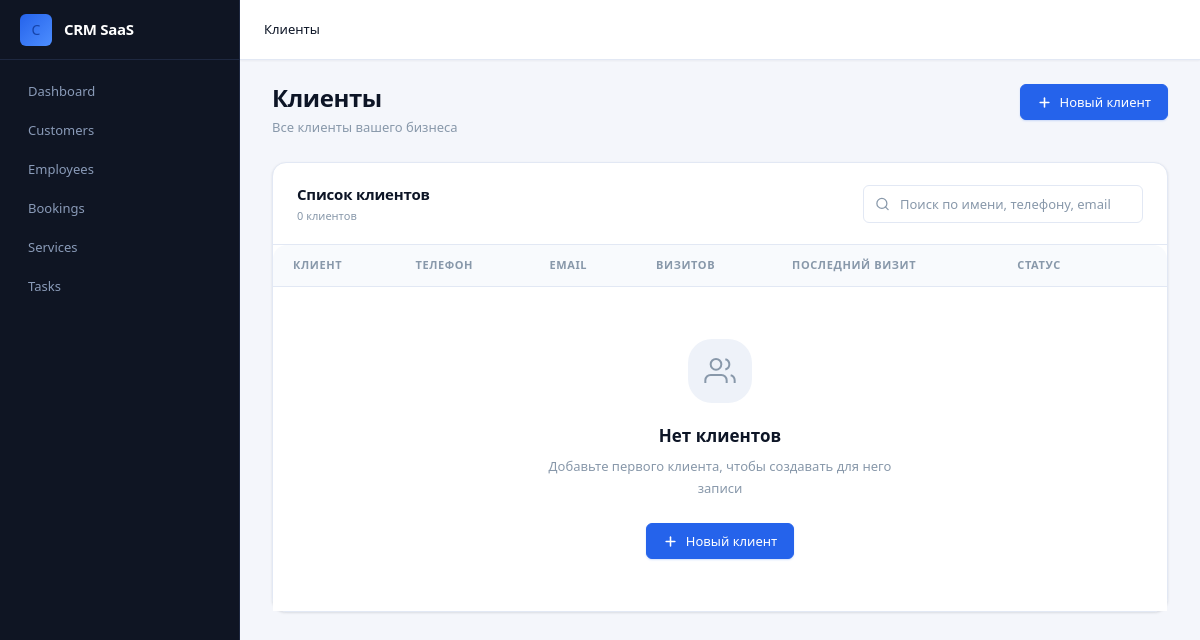
The page /customers/ (signed in) on the database as committed earlier.
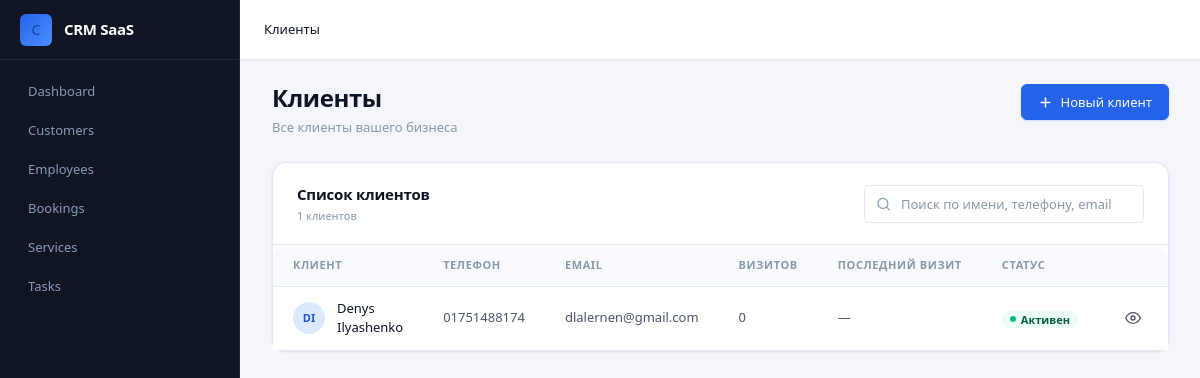
The same page on the database as committed later.
### apps/customers/models.py (models this page shows, shortened)
class Customer(models.Model):
    company = models.ForeignKey(Company, on_delete=models.CASCADE, related_name="customers")
    first_name = models.CharField(max_length=200)
    last_name = models.CharField(max_length=200)
    email = models.EmailField(blank=True)
    phone = models.CharField(max_length=200)
    is_active = models.BooleanField(default=True)
    created = models.DateTimeField(auto_now_add=True)
    class Meta:
        ordering = ['first_name', 'last_name']

### apps/customers/views.py (the view)
# urls.py: path('', views.list_customers, name="list"),
@login_required
def list_customers(request):
    company = get_user_company(request.user)
    if not company:
        return redirect('companies:create')
    customers = Customer.objects.filter(company=company)
    context = {'customers': customers}
    return render(request, 'customers/list.html', context)

### apps/companies/utils.py (called while the page is built)
def get_user_company(user):
    return Company.objects.filter(owner=user).first()

### apps/customers/templates/customers/list.html (shortened to what the changed rows need)
{% extends "base.html" %}
{% load static %}
{% block content %}
<div class="page-header">
  <div class="page-header__left">
    <h1 class="page-title">Клиенты</h1>
  </div>
</div>
<div class="card">
  <div class="card-header">
    <div>
      <div class="card-title">Список клиентов</div>
      <div class="card-subtitle">{{ customers|length|default:"0" }} клиентов</div>
    </div>
  </div>
  <div class="table-wrapper" style="border: none; border-radius: 0; box-shadow: none;">
    <table class="table">
      <thead>
        <tr>
          <th>Клиент</th>
          <th>Телефон</th>
          <th>Email</th>
          <th>Визитов</th>
          <th>Последний визит</th>
          <th>Статус</th>
          <th></th>
        </tr>
      </thead>
      <tbody>
        {% for customer in customers %}
        <tr>
          <td>
            <a href="{% url 'customers:detail' customer.id %}" style="text-decoration: none;">
              <div class="table-cell-user">
                <div class="table-avatar">
                  {% if customer.avatar %}
                    <img src="{{ customer.avatar.url }}" alt="{{ customer.get_full_name }}">
                  {% else %}
                    {{ customer.first_name.0 }}{{ customer.last_name.0 }}
                  {% endif %}
                </div>
                <div>
                  <div class="table-cell-user__name">{{ customer.first_name }} {{ customer.last_name }}</div>
                </div>
              </div>
            </a>
          </td>
          <td>{{ customer.phone|default:"—" }}</td>
          <td>{{ customer.email|default:"—" }}</td>
          <td>{{ customer.total_visits|default:"0" }}</td>
          <td>{{ customer.last_visit|date:"d.m.Y"|default:"—" }}</td>
          <td>
            {% if customer.is_active %}
              <span class="badge badge-success">Активен</span>
            {% else %}
              <span class="badge badge-neutral">Неактивен</span>
            {% endif %}
          </td>
          <td>
            <div class="table-actions">
              <a href="{% url 'customers:detail' customer.id %}" class="btn btn-ghost btn-icon btn-sm" title="Открыть">
                <svg viewBox="0 0 24 24" fill="none" stroke="currentColor" stroke-width="2" stroke-linecap="round"><path d="M1 12s4-8 11-8 11 8 11 8-4 8-11 8-11-8-11-8z"/><circle cx="12" cy="12" r="3"/></svg>
              </a>
            </div>
          </td>
        </tr>
        {% empty %}
        <tr>
          <td colspan="7">
            <div class="empty-state" style="padding: var(--space-10);">
              <div class="empty-state__icon">
                <svg viewBox="0 0 24 24" fill="none" stroke="currentColor" stroke-width="1.5"><path d="M17 21v-2a4 4 0 0 0-4-4H5a4 4 0 0 0-4 4v2"/><circle cx="9" cy="7" r="4"/><path d="M23 21v-2a4 4 0 0 0-3-3.87"/><path d="M16 3.13a4 4 0 0 1 0 7.75"/></svg>
              </div>
              <div class="empty-state__title">Нет клиентов</div>
              <div class="empty-state__description">Добавьте первого клиента, чтобы создавать для него записи</div>
              <a href="{% url 'customers:create' %}" class="btn btn-primary">
                <svg viewBox="0 0 24 24" fill="none" stroke="currentColor" stroke-width="2.5" stroke-linecap="round"><line x1="12" y1="5" x2="12" y2="19"/><line x1="5" y1="12" x2="19" y2="12"/></svg>
                Новый клиент
              </a>
            </div>
          </td>
        </tr>
        {% endfor %}
      </tbody>
    </table>
  </div>
</div>
{% endblock %}

Rows that differ between the two databases and show on the page:
added Customer: first_name.0 "D", last_name.0 "I", first_name "Denys", last_name "Ilyashenko", phone "01751488174", email "dlalernen@gmail.com", total_visits "0", last_visit "—", is_active "Активен"
Other text that changed with them:
{{ customers|length|default:"0" }}: "0" → "1"
text no longer shown: "Нет клиентов Добавьте первого клиента, чтобы создавать для него записи Новый клиент"
